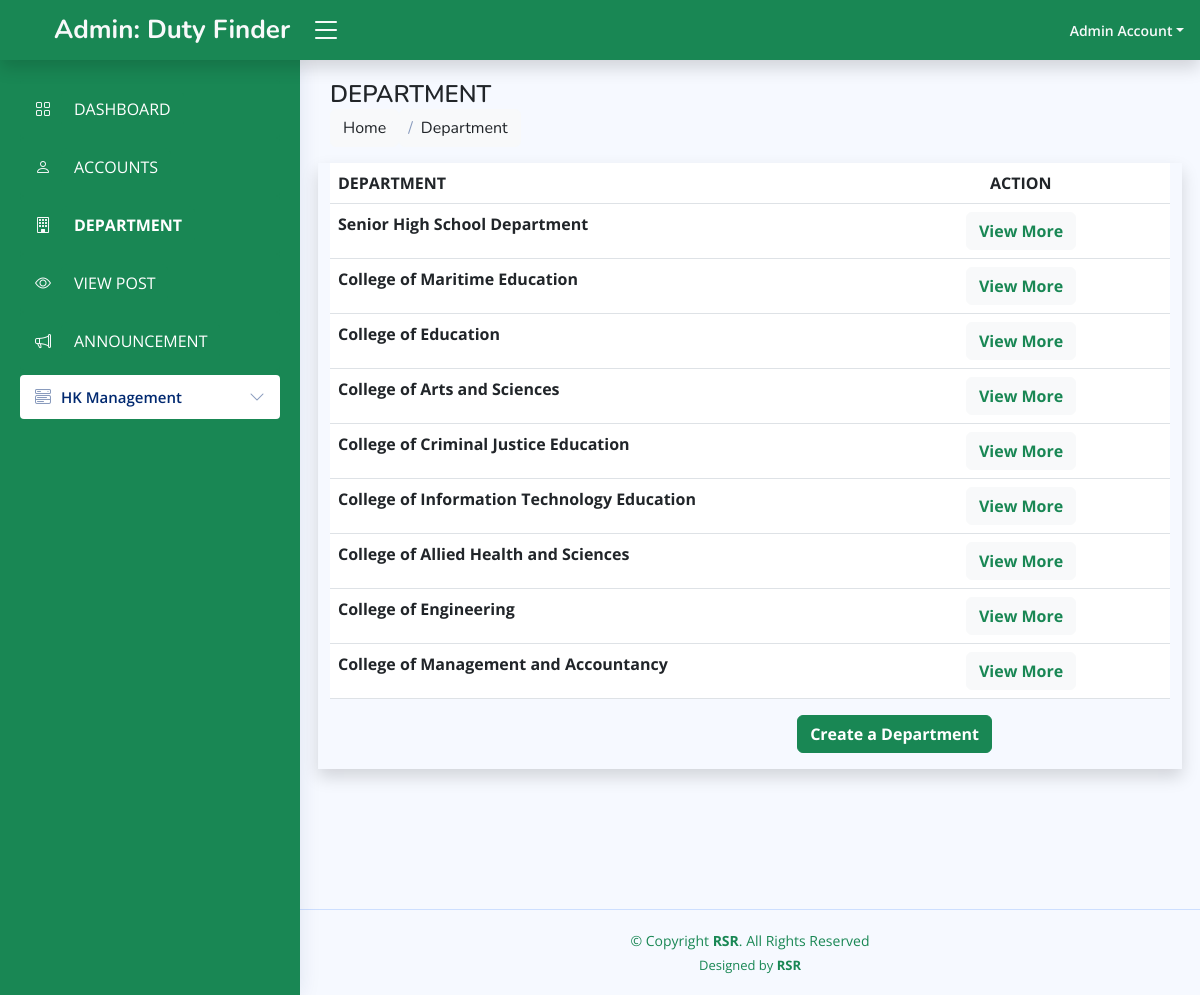
The app's page /admin/department.php (signed in) with its own data.
### tables this page shows
CREATE TABLE `department` (
  `id` int(255) NOT NULL,
  `department` varchar(255) NOT NULL
);

### admin/department.php (the view, shortened to what this page needs)
<?php
include '../conn.php';
if (empty($_SESSION['email'])) {
?>
  <script>
    alert("Session Expired Please Login Again");
    location.href = '../index.html';
  </script>
<?php
} else {
  $e = $_SESSION['email'];
  $get_admin_det = mysqli_query($conn, "SELECT * FROM admin WHERE email = '$e'");
  while ($admin = mysqli_fetch_object($get_admin_det)) {
    $fullname  = $admin->fullname;
  }
}
?>
<!DOCTYPE html>
<html lang="en">
<head>
  <link href="assets/vendor/bootstrap/css/bootstrap.min.css" rel="stylesheet">
  <link href="assets/vendor/bootstrap-icons/bootstrap-icons.css" rel="stylesheet">
  <link href="assets/vendor/boxicons/css/boxicons.min.css" rel="stylesheet">
  <link href="assets/vendor/quill/quill.snow.css" rel="stylesheet">
  <link href="assets/vendor/quill/quill.bubble.css" rel="stylesheet">
  <link href="assets/vendor/remixicon/remixicon.css" rel="stylesheet">
  <link href="assets/vendor/simple-datatables/style.css" rel="stylesheet">
  <link href="assets/css/style.css" rel="stylesheet">
</head>
<body>
  <header id="header" class="header fixed-top d-flex align-items-center shadow" style="background:#198754 ;">
    <div class="d-flex align-items-center justify-content-between">
      <a href="index.html" class="logo d-flex align-items-center">
        <span class="d-none d-lg-block text-light">Admin: Duty Finder</span>
      </a>
      <i class="bi bi-list toggle-sidebar-btn text-white"></i>
    </div>
    <nav class="header-nav ms-auto">
      <ul class="d-flex align-items-center">
        <li class="nav-item dropdown pe-3">
          <a class="nav-link nav-profile d-flex align-items-center pe-0" href="#" data-bs-toggle="dropdown">
            <span class="d-none d-md-block dropdown-toggle ps-2 text-light"><?php echo $fullname ?></span>
          </a>
        </li>
      </ul>
    </nav>
  </header>
  <aside id="sidebar" class="sidebar bg-success">
<ul class="sidebar-nav " id="sidebar-nav">
  <li class="nav-item">
    <a class="nav-link collapsed bg-success text-light fw-bold" href="index.php">
      <i class="bi bi-grid text-light"></i>
      <span class="btn btn-success">DASHBOARD</span>
    </a>
    <a class="nav-link collapsed bg-success text-light fw-bold" href="account.php">
      <i class="bi bi-person text-light"></i>
      <span class="btn btn-success">ACCOUNTS</span>
    </a>
    <a class="nav-link bg-success text-light fw-bold"  href="department.php">
      <i class="bi bi-building text-light"></i>
      <span class="btn btn-success fw-bold">DEPARTMENT</span>
    </a>
    <a class="nav-link collapsed bg-success text-light fw-bold" href="view.php">
      <i class="bi bi-eye text-light"></i>
      <span class="btn btn-success">VIEW POST</span>
    </a>
    <a class="nav-link collapsed bg-success text-light fw-bold" href="announcement.php">
      <i class="bi bi-megaphone text-light"></i>
      <span class="btn btn-success">ANNOUNCEMENT</span>
    </a>
    <li class="nav-item ">
        <a class="nav-link collapsed" data-bs-target="#components-nav" data-bs-toggle="collapse" href="#">
          <i class="bi bi-menu-button-wide"></i><span>HK Management</span><i class="bi bi-chevron-down ms-auto"></i>
        </a>
      </li>
  </li>
</ul>
</aside>
  <main id="main" class="main ">
    <div class="pagetitle">
      <h1 class="text-dark">DEPARTMENT</h1>
      <nav>
        <ol class="breadcrumb bg-muted">
          <li class="breadcrumb-item"><a href="index.php" class="btn btn-light text-dark">Home</a></li>
          <li class="breadcrumb-item btn btn-light text-dark">Department</li>
        </ol>
      </nav>
    </div>
    <section class="section dashboard ">
    <div class="row ">
    <section class="shadow">
      <table class="table table-responsive text-align-center">
        <thead>
          <tr>
            <td class="fw-bolder text-dark">DEPARTMENT</td>
            <td class="fw-bolder text-dark" style="padding-left: 32px;">ACTION</td>
          </tr>
        </thead>
        <tbody>
          <?php
          $get_dept = mysqli_query($conn, "SELECT * FROM department");
          while ($dept = mysqli_fetch_array($get_dept)) {
          ?>
            <tr>
              <td class="fw-bold text-dark"><?php echo $dept['department'] ?></td>
              <td>
                <a href="" class=" text-success fw-bold btn btn-light"  data-bs-toggle="modal" data-bs-target="#more<?php echo $dept['id']; ?>">View More</a>
              </td>
            </tr>
          <?php
          }
          ?>
        </tbody>
      </table>
      <div class="d-flex justify-content-end me-5 my-1 mb-3 ">
        <button class="btn btn-success fw-bold" type="submit" data-bs-toggle="modal" style="margin-right: 130px; " data-bs-target="#create_dept">Create a Department</button>
      </div>
    </section>
  </main>
  <footer id="footer" class="footer" style="margin-top: 10%">
    <div class="copyright text-success">
      &copy; Copyright <strong><span>RSR</span></strong>. All Rights Reserved
    </div>
    <div class="credits text-success">
      Designed by <a href="https://bootstrapmade.com/" class="text-success fw-bold">RSR</a>
    </div>
  </footer>
</body>
</html>

### admin/assets/css/style.css (style rules this page uses)
:root { scroll-behavior: smooth; }
body { font-family: "Open Sans", sans-serif; background: #f6f9ff; color: #444444; }
a { color: #4154f1; text-decoration: none; }
h1, h2, h3, h4, h5, h6 { font-family: "Nunito", sans-serif; }
#main { margin-top: 60px; padding: 20px 30px; transition: all 0.3s; }
.pagetitle { margin-bottom: 10px; }
.pagetitle h1 { font-size: 24px; margin-bottom: 0; font-weight: 600; color: #012970; }
.breadcrumb { font-size: 14px; font-family: "Nunito", sans-serif; color: #899bbd; font-weight: 600; }
.breadcrumb a { color: #899bbd; transition: 0.3s; }
.breadcrumb .breadcrumb-item::before { color: #899bbd; }
.logo { line-height: 1; }
@media (min-width: 1200px) { .logo { width: 280px; } }
.logo span { font-size: 26px; font-weight: 700; color: #012970; font-family: "Nunito", sans-serif; }
.header { transition: all 0.5s; z-index: 997; height: 60px; box-shadow: 0px 2px 20px rgba(1, 41, 112, 0.1); background-color: #fff; padding-left: 20px; }
.header .toggle-sidebar-btn { font-size: 32px; padding-left: 10px; cursor: pointer; color: #012970; }
.header-nav ul { list-style: none; }
.header-nav>ul { margin: 0; padding: 0; }
.header-nav .nav-profile { color: #012970; }
.header-nav .nav-profile span { font-size: 14px; font-weight: 600; }
.sidebar { position: fixed; top: 60px; left: 0; bottom: 0; width: 300px; z-index: 996; transition: all 0.3s; padding: 20px; overflow-y: auto; scrollbar-width: thin; scrollbar-color: #aab7cf transparent; box-shadow: 0px 0px 20px rgba(1, 41, 112, 0.1); background-color: #fff; }
@media (min-width: 1200px) { #main, #footer { margin-left: 300px; } }
.sidebar-nav { padding: 0; margin: 0; list-style: none; }
.sidebar-nav li { padding: 0; margin: 0; list-style: none; }
.sidebar-nav .nav-item { margin-bottom: 5px; }
.sidebar-nav .nav-link { display: flex; align-items: center; font-size: 15px; font-weight: 600; color: #4154f1; transition: 0.3; background: #f6f9ff; padding: 10px 15px; border-radius: 4px; }
.sidebar-nav .nav-link i { font-size: 16px; margin-right: 10px; color: #4154f1; }
.sidebar-nav .nav-link.collapsed { color: #012970; background: #fff; }
.sidebar-nav .nav-link.collapsed i { color: #899bbd; }
.sidebar-nav .nav-link .bi-chevron-down { margin-right: 0; transition: transform 0.2s ease-in-out; }
.footer { padding: 20px 0; font-size: 14px; transition: all 0.3s; border-top: 1px solid #cddfff; }
.footer .copyright { text-align: center; color: #012970; }
.footer .credits { padding-top: 5px; text-align: center; font-size: 13px; color: #012970; }

### records on screen
department: department "Senior High School Department"
department: department "College of Maritime Education"
department: department "College of Education"
department: department "College of Arts and Sciences"
department: department "College of Criminal Justice Education"
department: department "College of Information Technology Education"
department: department "College of Allied Health and Sciences"
department: department "College of Engineering"
department: department "College of Management and Accountancy"

### other values on screen
$fullname "Admin Account"
